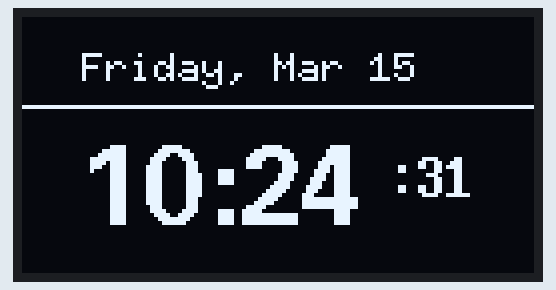
The sketch below on a simulated ESP32. On the bench: 128×64 one-colour display. WiFi joins after 1.5 s; servers stay silent unless stated; the local clock reads 2024-03-15 10:24:30 at power-on unless the sketch sets it.

Above: at 1.6 s.
At 5.7 s:
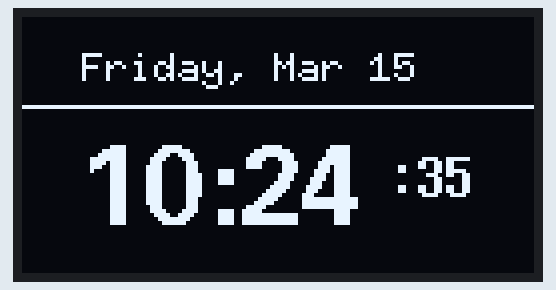
At 10.9 s:
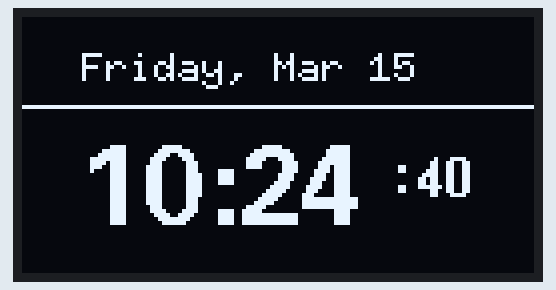
At 20.1 s:
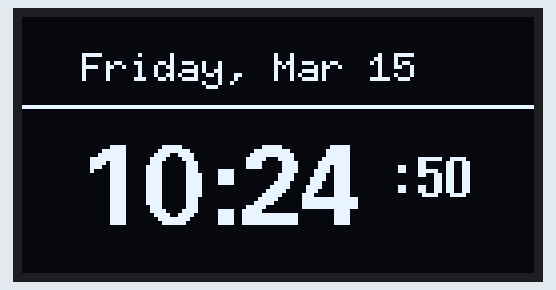
At 27.3 s:
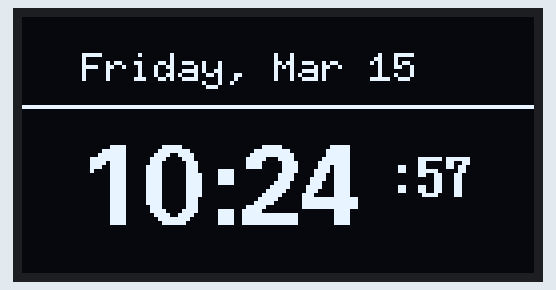
At 38.6 s:
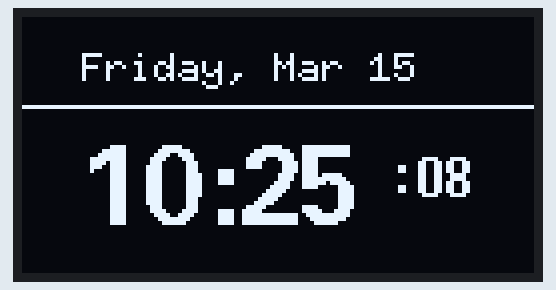

The sketch:

NTP_clock.ino
```cpp
#include <WiFi.h>
#include <U8g2lib.h>
#include "time.h"

// Wi-Fi Credentials
const char* ssid     = "YOUR_WIFI_SSID";
const char* password = "YOUR_WIFI_PASSWORD";

// Time Server Configuration (India Standard Time GMT+5:30)
const long  gmtOffset_sec = 19800;
const int   daylightOffset_sec = 0;

//Switched to 4W_SW_SPI to correctly accept all 6 pin arguments
U8G2_SSD1306_128X64_NONAME_F_4W_SW_SPI u8g2(U8G2_R0, 18,  23, 5,16, 17);

void setup() {
  u8g2.begin();

  // Display Connection Status
  u8g2.clearBuffer();
  u8g2.setFont(u8g2_font_6x10_tf);
  u8g2.drawStr(10, 30, "Connecting to WiFi...");
  u8g2.sendBuffer();

  // Connect to Wi-Fi
  WiFi.begin(ssid, password);
  while (WiFi.status() != WL_CONNECTED) {
    delay(500);
  }

  // Initialize and fetch time from internet
  configTime(gmtOffset_sec, daylightOffset_sec, "pool.ntp.org");
}

void loop() {
  struct tm timeinfo;
  if(!getLocalTime(&timeinfo)){
    return; // Skip loop if time fetch fails
  }


  char timeHourMin[10];
  char timeSec[5];
  char dateStr[20];

  // Format time data into readable strings
  strftime(timeHourMin, sizeof(timeHourMin), "%H:%M", &timeinfo);
  strftime(timeSec, sizeof(timeSec), ":%S", &timeinfo);
  strftime(dateStr, sizeof(dateStr), "%A, %b %d", &timeinfo);

  // Draw Interface to screen
  u8g2.clearBuffer();

  // 1. Draw Date at top
  u8g2.setFont(u8g2_font_6x10_tf);
  u8g2.drawStr(15, 16, dateStr);

  u8g2.drawHLine(0, 22, 128);

  // 2. Draw Large Hour and Minutes
  u8g2.setFont(u8g2_font_fub20_tf);
  u8g2.drawStr(15, 52, timeHourMin);

  // 3. Draw Smaller Seconds
  u8g2.setFont(u8g2_font_7x14B_tf);
  u8g2.drawStr(92, 45, timeSec);

  u8g2.sendBuffer();
  delay(1000);
}
```

Measured:
- what the display in image 0 shows lasts 1.0 s, from 1.6 s to 2.6 s
